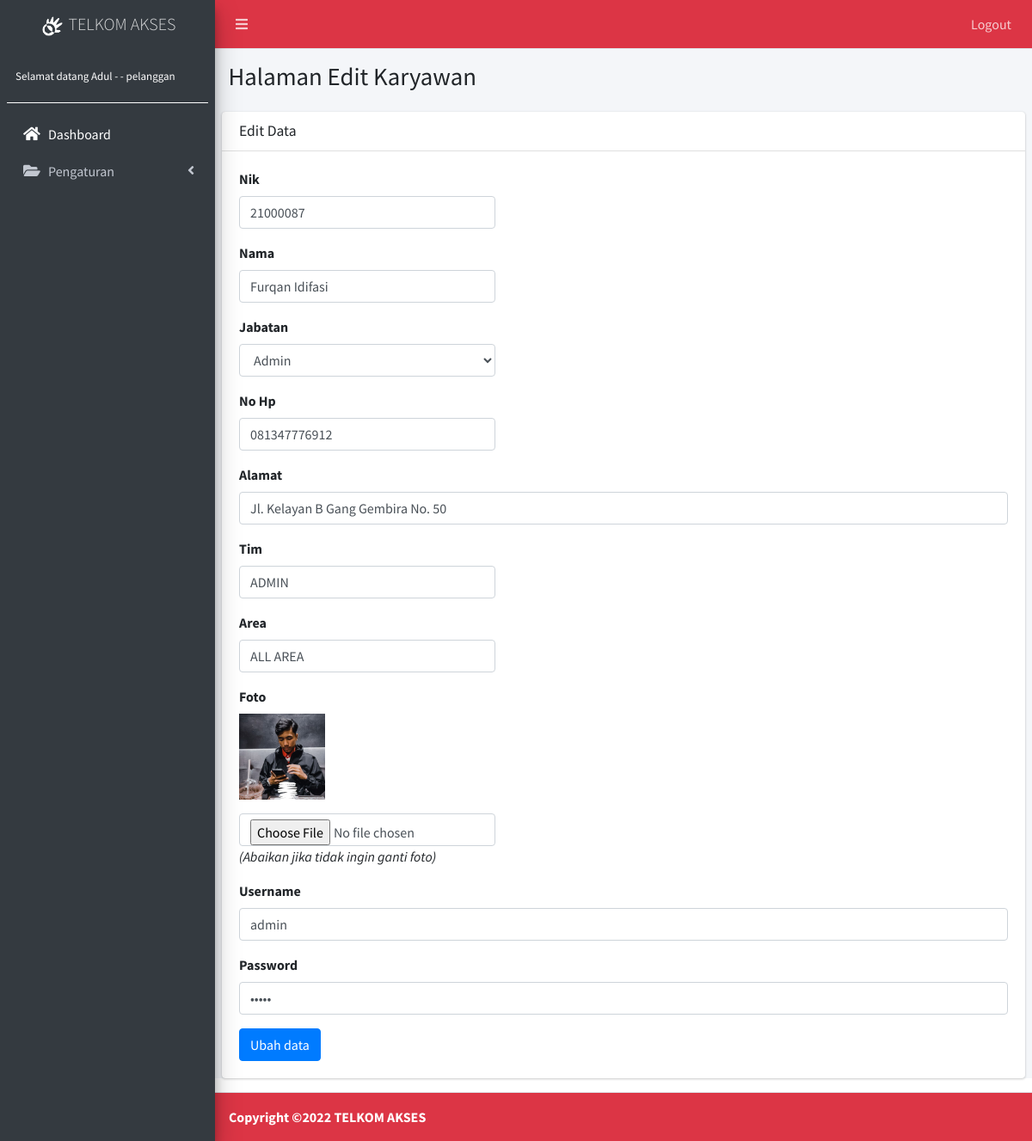
The page /karyawan-edit.php?id=1 (signed in) on the database its author committed.
### tables this page shows
CREATE TABLE `karyawan` (
  `id` int(11) NOT NULL,
  `pem_id` int(11) DEFAULT NULL,
  `nama` varchar(100) DEFAULT NULL,
  `nik` varchar(50) DEFAULT NULL,
  `no_hp` varchar(25) DEFAULT NULL,
  `email_karyawan` varchar(50) NOT NULL,
  `alamat` text DEFAULT NULL,
  `jabatan` varchar(50) DEFAULT NULL,
  `tim` varchar(100) DEFAULT NULL,
  `area` varchar(10) DEFAULT NULL,
  `foto` varchar(250) DEFAULT NULL,
  `username` varchar(150) DEFAULT NULL,
  `password` varchar(150) DEFAULT NULL
);

### karyawan-edit.php (the view, shortened to what this page needs)
<?php
  include('templates/header.php');
  include('templates/sidebar.php');
?>
  <div class="content-wrapper">
    <section class="content-header">
      <div class="container-fluid">
        <div class="row mb-2">
          <div class="col-sm-6">
            <h1>Halaman Edit Karyawan</h1>
          </div>
        </div>
      </div>
    </section>
    <section class="content">
      <div class="card">
        <div class="card-header">
          <h3 class="card-title">Edit Data</h3>
        </div>
        <div class="card-body">
          <?php
          include('koneksi.php');
          $id = $_GET['id'];
          $data   = mysqli_query($koneksi, "select * from karyawan where id = '$id'");
          $row  = mysqli_fetch_assoc($data);
          ?>
          <form action="" method="post" role="form" enctype="multipart/form-data">
            <div class="form-group">
              <label>Nik</label>
              <input type="text" name="nik" required="" class="form-control col-sm-4"  value="<?= $row['nik']; ?>" autofocus="">
            </div>
            <div class="form-group">
              <label>Nama</label>
              <input type="text" name="nama" required="" class="form-control col-sm-4"  value="<?= $row['nama']; ?>" >
            </div>
            <div class="form-group">
              <label>Jabatan</label>
              <select class="form-control  col-sm-4" name="jabatan" required="">
                <option value="admin" <?= ($row['jabatan'] == 'admin') ? 'selected' : ''; ?>>Admin</option>
              </select>
            </div>
            <div class="form-group">
              <label>No Hp</label>
              <input type="text" name="no_hp" required="" class="form-control col-sm-4" value="<?= $row['no_hp']; ?>"  >
            </div>
            <div class="form-group">
              <label>Alamat</label>
              <input type="text" name="alamat" required="" class="form-control" value="<?= $row['alamat']; ?>" >
            </div>
            <div class="form-group">
              <label>Tim</label>
              <input type="text" name="tim" required="" class="form-control col-sm-4" value="<?= $row['tim']; ?>" >
            </div>
            <div class="form-group">
              <label>Area</label>
              <input type="text" name="area" required="" class="form-control col-sm-4" value="<?= $row['area']; ?>" >
            </div>
            <div class="form-group">
              <label>Foto</label><br>
              <img src="assets/gambar/<?= $row['foto'];?>" width="100" class="mb-3">
              <input type="file" name="foto" class="form-control col-sm-4" >
              <i>(Abaikan jika tidak ingin ganti foto)</i>
            </div>
            <div class="form-group">
              <label>Username</label>
              <input type="text" name="username" required="" class="form-control" value="<?= $row['username']; ?>">
            </div>
            <div class="form-group">
              <label>Password </label>
              <input type="password" name="password" class="form-control" value="<?= $row['password']; ?>" >
            </div>
            <button type="submit" class="btn btn-primary" name="submit" value="simpan">Ubah data</button>
          </form>
      </div>
    </div>
    </section>
  </div>
  <?php
    include('templates/footer.php');
  ?>

### rows shown on the page
karyawan: nik "21000087", nama "Furqan Idifasi", jabatan "Admin", no_hp "081347776912", alamat "Jl. Kelayan B Gang Gembira No. 50", tim "ADMIN", area "ALL AREA", foto (picture), username "admin"

### other values the page prints
$_SESSION['nama'] "Adul"
$_SESSION['hak_akses'] "pelanggan"
